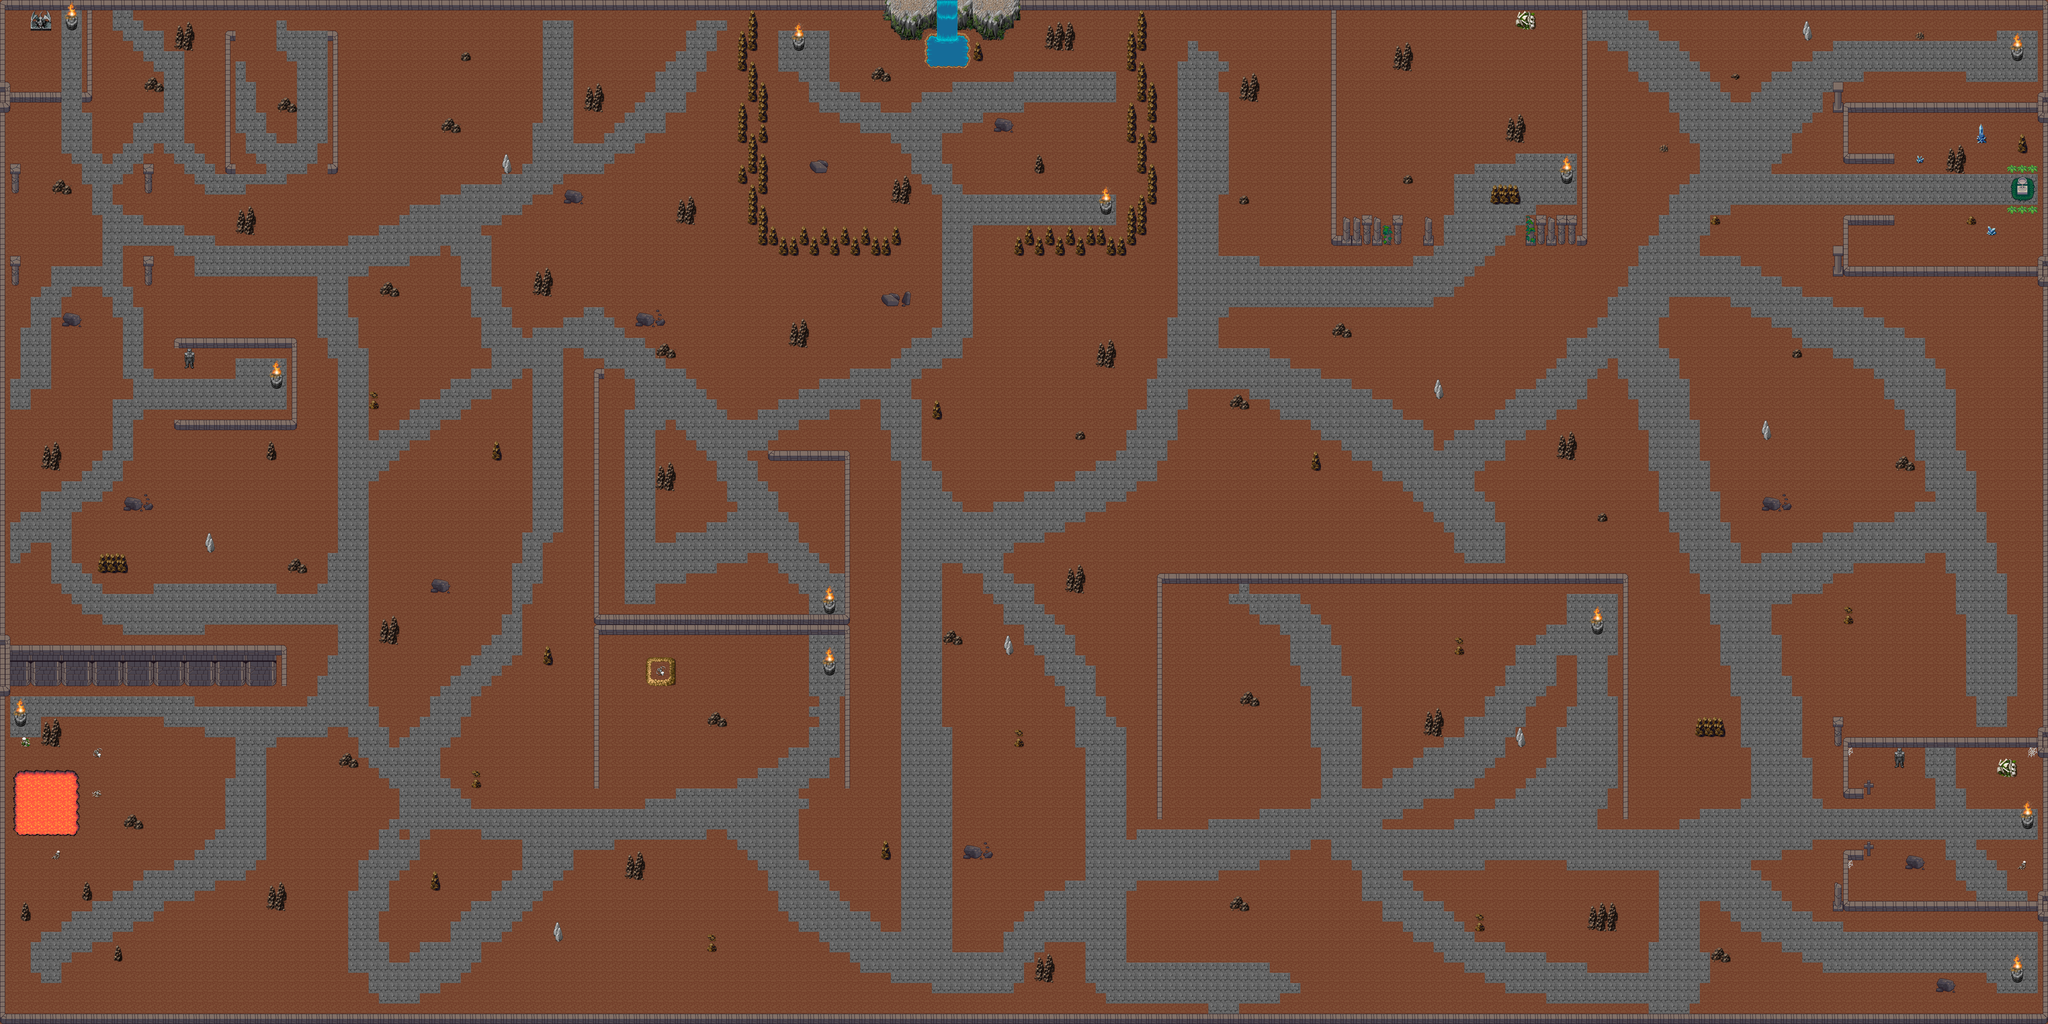

Below is a game level as drawn by its tile map, then a one-line description and the .tmx that defines it (tile-layer data replaced by summaries):
An orthogonal 200x100 tile map with 32x32 px tiles, 11 tile layers (ground, Paredes, path, Pedras, ...), 6 tilesets.

<map version="1.8" tiledversion="1.8.4" orientation="orthogonal" renderorder="right-down" width="200" height="100" tilewidth="32" tileheight="32" infinite="0" nextlayerid="30" nextobjectid="1">
 <tileset firstgid="1" source="base.tsx" />
 <tileset firstgid="257" source="water.tsx" />
 <tileset firstgid="513" source="terrain.tsx" />
 <tileset firstgid="1537" source="terrainAtlas+.tsx" />
 <tileset firstgid="2561" source="Masmorras.tsx" />
 <tileset firstgid="2817" source="Terrains.tsx" />
 <layer id="29" name="ground" width="200" height="100">
  <data>[20000 cells, 20000 non-empty, 1 distinct tile ids]</data>
 </layer>
 <layer id="13" name="Paredes" width="200" height="100" locked="1">
  <data>[20000 cells, 596 non-empty, 8 distinct tile ids]</data>
 </layer>
 <layer id="27" name="path" width="200" height="100" locked="1">
  <data>[20000 cells, 5743 non-empty, 2 distinct tile ids]</data>
 </layer>
 <layer id="15" name="Pedras" width="200" height="100" locked="1">
  <data>[20000 cells, 529 non-empty, 92 distinct tile ids]</data>
 </layer>
 <layer id="23" name="Vegetação" width="200" height="100">
  <data>[20000 cells, 15 non-empty, 10 distinct tile ids]</data>
 </layer>
 <layer id="21" name="Artefatos" width="200" height="100" locked="1">
  <data>[20000 cells, 46 non-empty, 19 distinct tile ids]</data>
 </layer>
 <layer id="28" name="caverna" width="200" height="100">
  <data>[20000 cells, 109 non-empty, 29 distinct tile ids]</data>
 </layer>
 <layer id="24" name="Lava" width="200" height="100">
  <data>[20000 cells, 49 non-empty, 9 distinct tile ids]</data>
 </layer>
 <layer id="14" name="ParedesInternas" width="200" height="100" locked="1">
  <data>[20000 cells, 620 non-empty, 31 distinct tile ids]</data>
 </layer>
 <layer id="18" name="lago" width="200" height="100">
  <data>[20000 cells, 20 non-empty, 9 distinct tile ids]</data>
 </layer>
 <layer id="17" name="Fonte" width="200" height="100" locked="1">
  <data>[20000 cells, 15 non-empty, 15 distinct tile ids]</data>
 </layer>
</map>
